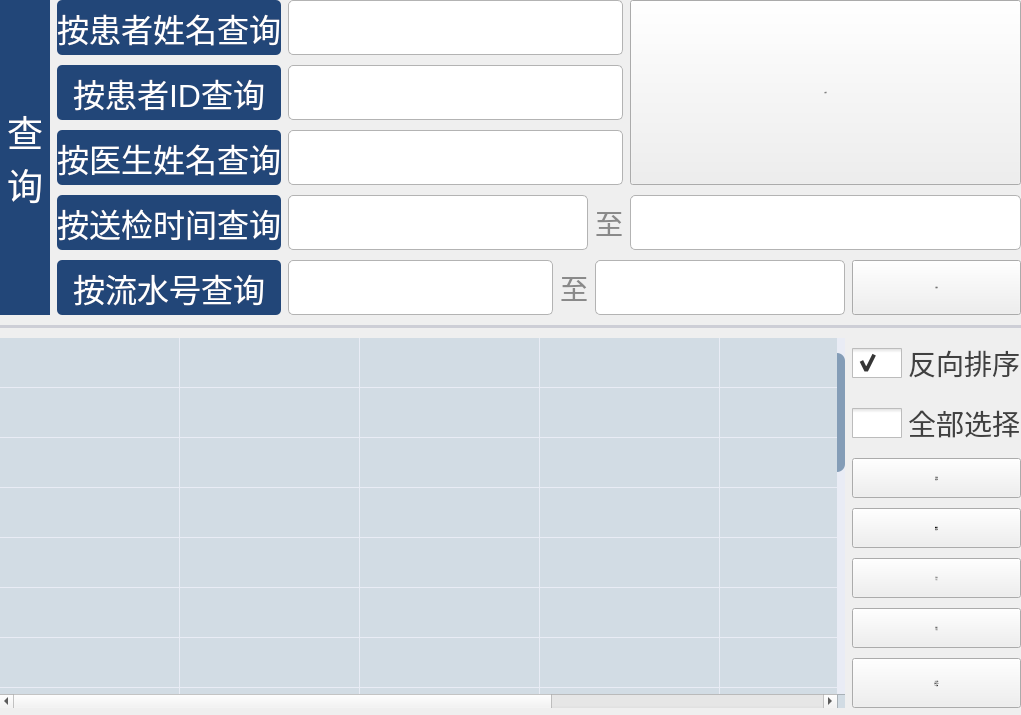
     <widget class="QWidget" name="page_1">
      <layout class="QGridLayout" name="gridLayout_2" rowstretch="1,1,1,1,1,1,1,1,3,3,3,3,3" columnstretch="0,3,3,0,1,1,1,2">
       <property name="leftMargin">
        <number>0</number>
       </property>
       <property name="topMargin">
        <number>0</number>
       </property>
       <property name="rightMargin">
        <number>0</number>
       </property>
       <property name="bottomMargin">
        <number>7</number>
       </property>
       <property name="horizontalSpacing">
        <number>7</number>
       </property>
       <property name="verticalSpacing">
        <number>10</number>
       </property>
       <item row="2" column="1">
        <widget class="QLabel" name="mLab_Colos_Doctor">
         <property name="minimumSize">
          <size>
           <width>50</width>
           <height>21</height>
          </size>
         </property>
         <property name="maximumSize">
          <size>
           <width>999999</width>
           <height>16777215</height>
          </size>
         </property>
         <property name="styleSheet">
          <string notr="true">QLabel
{
	background-color:rgb(34,70,120);
	border-radius: 5px;
font-size:32px; 
color:white;
}</string>
         </property>
         <property name="text">
          <string>按医生姓名查询</string>
         </property>
         <property name="alignment">
          <set>Qt::AlignCenter</set>
         </property>
        </widget>
       </item>
       <item row="6" column="7">
        <widget class="QCheckBox" name="mCheck_Record_Rank">
         <property name="minimumSize">
          <size>
           <width>0</width>
           <height>50</height>
          </size>
         </property>
         <property name="styleSheet">
          <string notr="true">QCheckBox
{
	color: rgb(64, 64, 64);
	font-size:28px;
}
QCheckBox::indicator{  
    width: 50px;  
    height: 30px;  
}  
  
QCheckBox::indicator:unchecked{  
    
	image: url(:/image/images/checkoff.png);
}  
  
QCheckBox::indicator:checked{  
    
	image: url(:/image/images/checkon.png);
}  
  
QCheckBox::indicator:checked:disabled{  
	image: url(:/image/images/checkoff.png);
}  </string>
         </property>
         <property name="text">
          <string>反向排序</string>
         </property>
         <property name="checked">
          <bool>true</bool>
         </property>
        </widget>
       </item>
       <item row="4" column="4" colspan="3">
        <widget class="QLineEdit" name="mEdit_End_Num">
         <property name="minimumSize">
          <size>
           <width>250</width>
           <height>55</height>
          </size>
         </property>
         <property name="styleSheet">
          <string notr="true">QLineEdit
{
	border: 1px solid #b3b3b3;         
	border-radius: 5px;
	font-size:28px;
	color: rgb(64, 64, 64);
}</string>
         </property>
        </widget>
       </item>
       <item row="7" column="7">
        <widget class="QCheckBox" name="mCheck_Record_Select">
         <property name="minimumSize">
          <size>
           <width>0</width>
           <height>50</height>
          </size>
         </property>
         <property name="styleSheet">
          <string notr="true">QCheckBox
{
	color: rgb(64, 64, 64);
	font-size:28px;
}
QCheckBox::indicator{  
    width: 50px;  
    height: 30px;  
}  
  
QCheckBox::indicator:unchecked{  
    
	image: url(:/image/images/checkoff.png);
}  
  
QCheckBox::indicator:checked{  
    
	image: url(:/image/images/checkon.png);
}  
  
QCheckBox::indicator:checked:disabled{  
	image: url(:/image/images/checkoff.png);
}  </string>
         </property>
         <property name="text">
          <string>全部选择</string>
         </property>
         <property name="checked">
          <bool>false</bool>
         </property>
        </widget>
       </item>
       <item row="4" column="2">
        <widget class="QLineEdit" name="mEdit_Origin_Num">
         <property name="minimumSize">
          <size>
           <width>250</width>
           <height>55</height>
          </size>
         </property>
         <property name="styleSheet">
          <string notr="true">QLineEdit
{
	border: 1px solid #b3b3b3;         
	border-radius: 5px;
	font-size:28px;
	color: rgb(64, 64, 64);
}</string>
         </property>
        </widget>
       </item>
       <item row="1" column="2" colspan="3">
        <widget class="QLineEdit" name="mEdit_SampleID">
         <property name="minimumSize">
          <size>
           <width>0</width>
           <height>55</height>
          </size>
         </property>
         <property name="styleSheet">
          <string notr="true">QLineEdit
{
	border: 1px solid #b3b3b3;         
	border-radius: 5px;
	font-size:28px;
	color: rgb(64, 64, 64);
}</string>
         </property>
        </widget>
       </item>
       <item row="9" column="7">
        <widget class="QPushButton" name="mBtn_Record_delete">
         <property name="sizePolicy">
          <sizepolicy hsizetype="Minimum" vsizetype="Minimum">
           <horstretch>0</horstretch>
           <verstretch>0</verstretch>
          </sizepolicy>
         </property>
         <property name="minimumSize">
          <size>
           <width>0</width>
           <height>40</height>
          </size>
         </property>
         <property name="maximumSize">
          <size>
           <width>16777215</width>
           <height>999999</height>
          </size>
         </property>
         <property name="font">
          <font>
           <pointsize>-1</pointsize>
          </font>
         </property>
         <property name="styleSheet">
          <string notr="true">QPushButton{ 
	border-radius:8px;
background-color:rgb(34,70,120);
font-size:28px; 
color:white;


}
QPushButton:hover{
font-size:28px; 
color:white;
}

QPushButton:pressed{
	background-color:rgb(241, 129, 1);
};
</string>
         </property>
         <property name="text">
          <string>删除所
选记录</string>
         </property>
        </widget>
       </item>
       <item row="3" column="4">
        <widget class="QLabel" name="label_44">
         <property name="maximumSize">
          <size>
           <width>28</width>
           <height>16777215</height>
          </size>
         </property>
         <property name="styleSheet">
          <string notr="true">QLabel
{
	color: rgb(137, 137, 137);
	font-size:28px;
}</string>
         </property>
         <property name="text">
          <string>至</string>
         </property>
        </widget>
       </item>
       <item row="10" column="7">
        <widget class="QPushButton" name="mBtn_Record_Import">
         <property name="sizePolicy">
          <sizepolicy hsizetype="Minimum" vsizetype="Minimum">
           <horstretch>0</horstretch>
           <verstretch>0</verstretch>
          </sizepolicy>
         </property>
         <property name="minimumSize">
          <size>
           <width>0</width>
           <height>40</height>
          </size>
         </property>
         <property name="maximumSize">
          <size>
           <width>16777215</width>
           <height>999999</height>
          </size>
         </property>
         <property name="font">
          <font>
           <pointsize>-1</pointsize>
          </font>
         </property>
         <property name="styleSheet">
          <string notr="true">QPushButton{ 
	border-radius:8px;
background-color:rgb(34,70,120);
font-size:28px; 
color:white;


}
QPushButton:hover{
font-size:28px; 
color:white;
}

QPushButton:pressed{
	background-color:rgb(241, 129, 1);
};
</string>
         </property>
         <property name="text">
          <string>批号
导入</string>
         </property>
        </widget>
       </item>
       <item row="4" column="1">
        <widget class="QLabel" name="mLab_Colos_Num">
         <property name="minimumSize">
          <size>
           <width>50</width>
           <height>21</height>
          </size>
         </property>
         <property name="maximumSize">
          <size>
           <width>999999</width>
           <height>16777215</height>
          </size>
         </property>
         <property name="styleSheet">
          <string notr="true">QLabel
{
	background-color:rgb(34,70,120);
	border-radius: 5px;
font-size:32px; 
color:white;
}</string>
         </property>
         <property name="text">
          <string>按流水号查询</string>
         </property>
         <property name="alignment">
          <set>Qt::AlignCenter</set>
         </property>
        </widget>
       </item>
       <item row="4" column="3">
        <widget class="QLabel" name="label_45">
         <property name="styleSheet">
          <string notr="true">QLabel
{
	color: rgb(137, 137, 137);
	font-size:28px;
}</string>
         </property>
         <property name="text">
          <string>至</string>
         </property>
        </widget>
       </item>
       <item row="0" column="0" rowspan="5">
        <widget class="QLabel" name="mLab_stateColos_3">
         <property name="minimumSize">
          <size>
           <width>50</width>
           <height>21</height>
          </size>
         </property>
         <property name="maximumSize">
          <size>
           <width>999999</width>
           <height>16777215</height>
          </size>
         </property>
         <property name="styleSheet">
          <string notr="true">QLabel
{
	background-color:rgb(34,70,120);
font-size:36px; 
color:white;
}



</string>
         </property>
         <property name="text">
          <string notr="true">查
询</string>
         </property>
         <property name="alignment">
          <set>Qt::AlignCenter</set>
         </property>
        </widget>
       </item>
       <item row="12" column="7">
        <widget class="QPushButton" name="mBtn_Record_up">
         <property name="sizePolicy">
          <sizepolicy hsizetype="Minimum" vsizetype="Minimum">
           <horstretch>0</horstretch>
           <verstretch>0</verstretch>
          </sizepolicy>
         </property>
         <property name="minimumSize">
          <size>
           <width>0</width>
           <height>50</height>
          </size>
         </property>
         <property name="maximumSize">
          <size>
           <width>16777215</width>
           <height>9999</height>
          </size>
         </property>
         <property name="font">
          <font>
           <pointsize>-1</pointsize>
          </font>
         </property>
         <property name="styleSheet">
          <string notr="true">QPushButton{ 
	border-radius:8px;
background-color:rgb(34,70,120);
font-size:28px; 
color:white;


}
QPushButton:hover{
font-size:28px; 
color:white;
}

QPushButton:pressed{
	background-color:rgb(241, 129, 1);
};
</string>
         </property>
         <property name="text">
          <string>上传所选
记录至HIS
LIS系统</string>
         </property>
        </widget>
       </item>
       <item row="4" column="7">
        <widget class="QPushButton" name="mBtn_Record_Reset">
         <property name="sizePolicy">
          <sizepolicy hsizetype="Minimum" vsizetype="Minimum">
           <horstretch>0</horstretch>
           <verstretch>0</verstretch>
          </sizepolicy>
         </property>
         <property name="minimumSize">
          <size>
           <width>0</width>
           <height>55</height>
          </size>
         </property>
         <property name="maximumSize">
          <size>
           <width>250</width>
           <height>55</height>
          </size>
         </property>
         <property name="font">
          <font>
           <pointsize>-1</pointsize>
          </font>
         </property>
         <property name="styleSheet">
          <string notr="true">QPushButton{ 
	border-radius:8px;
background-color:rgb(34,70,120);
font-size:26px; 
color:white;


}
QPushButton:hover{
font-size:26px; 
color:white;
}

QPushButton:pressed{
	background-color:rgb(241, 129, 1);
};
</string>
         </property>
         <property name="text">
          <string>重置</string>
         </property>
        </widget>
       </item>
       <item row="3" column="1">
        <widget class="QLabel" name="mLab_Colos_Time">
         <property name="minimumSize">
          <size>
           <width>50</width>
           <height>21</height>
          </size>
         </property>
         <property name="maximumSize">
          <size>
           <width>999999</width>
           <height>16777215</height>
          </size>
         </property>
         <property name="styleSheet">
          <string notr="true">QLabel
{
	background-color:rgb(34,70,120);
	border-radius: 5px;
font-size:32px; 
color:white;
}</string>
         </property>
         <property name="text">
          <string>按送检时间查询</string>
         </property>
         <property name="alignment">
          <set>Qt::AlignCenter</set>
         </property>
        </widget>
       </item>
       <item row="0" column="1">
        <widget class="QLabel" name="mLab_Colos_Name">
         <property name="minimumSize">
          <size>
           <width>50</width>
           <height>21</height>
          </size>
         </property>
         <property name="maximumSize">
          <size>
           <width>999999</width>
           <height>16777215</height>
          </size>
         </property>
         <property name="styleSheet">
          <string notr="true">QLabel
{
	background-color:rgb(34,70,120);
	border-radius: 5px;
font-size:32px; 
color:white;
}</string>
         </property>
         <property name="text">
          <string>按患者姓名查询</string>
         </property>
         <property name="alignment">
          <set>Qt::AlignCenter</set>
         </property>
        </widget>
       </item>
       <item row="0" column="5" rowspan="3" colspan="3">
        <widget class="QPushButton" name="mBtn_Record_Inquire">
         <property name="sizePolicy">
          <sizepolicy hsizetype="Minimum" vsizetype="Minimum">
           <horstretch>0</horstretch>
           <verstretch>0</verstretch>
          </sizepolicy>
         </property>
         <property name="minimumSize">
          <size>
           <width>0</width>
           <height>0</height>
          </size>
         </property>
         <property name="maximumSize">
          <size>
           <width>16777215</width>
           <height>16777215</height>
          </size>
         </property>
         <property name="font">
          <font>
           <pointsize>-1</pointsize>
          </font>
         </property>
         <property name="styleSheet">
          <string notr="true">QPushButton{ 
	border-radius:16px;
background-color:rgb(34,70,120);
font-size:42px; 
color:white;


}
QPushButton:hover{
font-size:42px; 
color:white;
}

QPushButton:pressed{
	background-color:rgb(241, 129, 1);
};
</string>
         </property>
         <property name="text">
          <string>查询</string>
         </property>
        </widget>
       </item>
       <item row="3" column="2" colspan="2">
        <widget class="QLineEdit" name="mEdit_Origin_Time">
         <property name="minimumSize">
          <size>
           <width>300</width>
           <height>55</height>
          </size>
         </property>
         <property name="styleSheet">
          <string notr="true">QLineEdit
{
	border: 1px solid #b3b3b3;         
	border-radius: 5px;
	font-size:28px;
	color: rgb(64, 64, 64);
}</string>
         </property>
        </widget>
       </item>
       <item row="6" column="0" rowspan="7" colspan="7">
        <widget class="QTableWidget" name="mTable_Record">
         <property name="styleSheet">
          <string notr="true">QTableWidget  QHeaderView::section
{

	background-color:rgb(31, 78, 121);
border:none;  
height:42px; 
color:white;
font-size:28px;
}
QTableWidget
{
background:rgb(210,220,228);
gridline-color:rgb(233,236,245);
font-size:28px; 
color:black; 
border:none;
border-bottom-right-radius:8px;
border-bottom-left-radius:8px;
}

QHeaderView::section:first{
border-top-left-radius:8px;
}
QHeaderView::section:last{
border-top-right-radius:8px;
}


/*  设置垂直滚动条基本样式*/
QScrollBar:vertical
{
    width:8px;
	background-color: rgb(233, 236, 245);
    margin:00px,0px,0px,0px;
    padding-top:15px;   /* 留出9px给上面和下面的箭头*/
    padding-bottom:5px;
}
QScrollBar::handle:vertical
{
    width:8px;
    background:rgba(31, 78, 121,50%);
	border-bottom-right-radius:8px;
	border-top-right-radius:8px;
    min-height:0;
}
QScrollBar::handle:vertical:hover
{
    width:8px;
    background:rgba(31, 78, 121,70%);   /*  鼠标放到滚动条上的时候，颜色变深*/
	border-bottom-right-radius:8px;
	border-top-right-radius:8px;
    min-height:0;
}
QScrollBar::add-page:vertical,QScrollBar::sub-page:vertical   /* 当滚动条滚动的时候，上面的部分和下面的部分*/
{
    background:rgba(0,0,0,0%);
    border-radius:4px;
}
QScrollBar::add-line:vertical
{
    height: 0px;
    subcontrol-origin:margin;
}

QScrollBar::up-arrow:vertical 
{
    subcontrol-origin: margin;
    height: 0px;
    border:0 0 0 0;
    border-image: url(:images/6.png);
}
QScrollBar::sub-line:vertical 
{
    height: 0px;
    subcontrol-origin:margin;
}

QScrollBar::down-arrow:vertical 
{
    subcontrol-origin: margin;
    height: 0px;
    border-image: url(:images/7.png);
}


</string>
         </property>
         <property name="inputMethodHints">
          <set>Qt::ImhNone</set>
         </property>
         <property name="editTriggers">
          <set>QAbstractItemView::NoEditTriggers</set>
         </property>
         <property name="selectionMode">
          <enum>QAbstractItemView::SingleSelection</enum>
         </property>
         <property name="selectionBehavior">
          <enum>QAbstractItemView::SelectRows</enum>
         </property>
         <property name="textElideMode">
          <enum>Qt::ElideMiddle</enum>
         </property>
         <property name="verticalScrollMode">
          <enum>QAbstractItemView::ScrollPerPixel</enum>
         </property>
         <property name="horizontalScrollMode">
          <enum>QAbstractItemView::ScrollPerPixel</enum>
         </property>
         <attribute name="horizontalHeaderVisible">
          <bool>false</bool>
         </attribute>
         <attribute name="horizontalHeaderDefaultSectionSize">
          <number>180</number>
         </attribute>
         <attribute name="horizontalHeaderHighlightSections">
          <bool>false</bool>
         </attribute>
         <attribute name="horizontalHeaderStretchLastSection">
          <bool>true</bool>
         </attribute>
         <attribute name="verticalHeaderVisible">
          <bool>false</bool>
         </attribute>
         <attribute name="verticalHeaderDefaultSectionSize">
          <number>50</number>
         </attribute>
         <attribute name="verticalHeaderHighlightSections">
          <bool>true</bool>
         </attribute>
         <row>
          <property name="text">
           <string>新建行</string>
          </property>
         </row>
         <row>
          <property name="text">
           <string>新建行</string>
          </property>
         </row>
         <row>
          <property name="text">
           <string>新建行</string>
          </property>
         </row>
         <row>
          <property name="text">
           <string>新建行</string>
          </property>
         </row>
         <row>
          <property name="text">
           <string>新建行</string>
          </property>
         </row>
         <row>
          <property name="text">
           <string>新建行</string>
          </property>
         </row>
         <row>
          <property name="text">
           <string>新建行</string>
          </property>
         </row>
         <row>
          <property name="text">
           <string>新建行</string>
          </property>
         </row>
         <row>
          <property name="text">
           <string>新建行</string>
          </property>
         </row>
         <row>
          <property name="text">
           <string>新建行</string>
          </property>
         </row>
         <row>
          <property name="text">
           <string>新建行</string>
          </property>
         </row>
         <row>
          <property name="text">
           <string>新建行</string>
          </property>
         </row>
         <row>
          <property name="text">
           <string>新建行</string>
          </property>
         </row>
         <row>
          <property name="text">
           <string>新建行</string>
          </property>
         </row>
         <row>
          <property name="text">
           <string>新建行</string>
          </property>
         </row>
         <row>
          <property name="text">
           <string>新建行</string>
          </property>
         </row>
         <row>
          <property name="text">
           <string>新建行</string>
          </property>
         </row>
         <row>
          <property name="text">
           <string>新建行</string>
          </property>
         </row>
         <row>
          <property name="text">
           <string>新建行</string>
          </property>
         </row>
         <row>
          <property name="text">
           <string>新建行</string>
          </property>
         </row>
         <column>
          <property name="text">
           <string>选择</string>
          </property>
         </column>
         <column>
          <property name="text">
           <string>流水号</string>
          </property>
         </column>
         <column>
          <property name="text">
           <string>姓名</string>
          </property>
         </column>
         <column>
          <property name="text">
           <string>样本ID</string>
          </property>
         </column>
         <column>
          <property name="text">
           <string>试剂批号</string>
          </property>
         </column>
         <column>
          <property name="text">
           <string>检测结果</string>
          </property>
         </column>
         <column>
          <property name="text">
           <string>送检时间</string>
          </property>
         </column>
         <item row="0" column="3">
          <property name="text">
           <string/>
          </property>
         </item>
         <item row="0" column="6">
          <property name="text">
           <string/>
          </property>
         </item>
        </widget>
       </item>
       <item row="3" column="5" colspan="3">
        <widget class="QLineEdit" name="mEdit_End_Time">
         <property name="minimumSize">
          <size>
           <width>300</width>
           <height>55</height>
          </size>
         </property>
         <property name="styleSheet">
          <string notr="true">QLineEdit
{
	border: 1px solid #b3b3b3;         
	border-radius: 5px;
	font-size:28px;
	color: rgb(64, 64, 64);
}</string>
         </property>
        </widget>
       </item>
       <item row="2" column="2" colspan="3">
        <widget class="QLineEdit" name="mEdit_Doctor">
         <property name="minimumSize">
          <size>
           <width>0</width>
           <height>55</height>
          </size>
         </property>
         <property name="styleSheet">
          <string notr="true">QLineEdit
{
	border: 1px solid #b3b3b3;         
	border-radius: 5px;
	font-size:28px;
	color: rgb(64, 64, 64);
}</string>
         </property>
        </widget>
       </item>
       <item row="8" column="7">
        <widget class="QPushButton" name="mBtn_Record_Print">
         <property name="sizePolicy">
          <sizepolicy hsizetype="Minimum" vsizetype="Minimum">
           <horstretch>0</horstretch>
           <verstretch>0</verstretch>
          </sizepolicy>
         </property>
         <property name="minimumSize">
          <size>
           <width>0</width>
           <height>40</height>
          </size>
         </property>
         <property name="maximumSize">
          <size>
           <width>200</width>
           <height>99999</height>
          </size>
         </property>
         <property name="font">
          <font>
           <pointsize>-1</pointsize>
          </font>
         </property>
         <property name="styleSheet">
          <string notr="true">QPushButton{ 
	border-radius:8px;
background-color:rgb(34,70,120);
font-size:28px; 
color:white;


}
QPushButton:hover{
font-size:28px; 
color:white;
}

QPushButton:pressed{
	background-color:rgb(241, 129, 1);
};
</string>
         </property>
         <property name="text">
          <string>打印所
选记录</string>
         </property>
        </widget>
       </item>
       <item row="11" column="7">
        <widget class="QPushButton" name="mBtn_Table_Derive">
         <property name="sizePolicy">
          <sizepolicy hsizetype="Minimum" vsizetype="Minimum">
           <horstretch>0</horstretch>
           <verstretch>0</verstretch>
          </sizepolicy>
         </property>
         <property name="minimumSize">
          <size>
           <width>0</width>
           <height>40</height>
          </size>
         </property>
         <property name="maximumSize">
          <size>
           <width>16777215</width>
           <height>9999999</height>
          </size>
         </property>
         <property name="font">
          <font>
           <pointsize>-1</pointsize>
          </font>
         </property>
         <property name="styleSheet">
          <string notr="true">QPushButton{ 
	border-radius:8px;
background-color:rgb(34,70,120);
font-size:28px; 
color:white;


}
QPushButton:hover{
font-size:28px; 
color:white;
}

QPushButton:pressed{
	background-color:rgb(241, 129, 1);
};
</string>
         </property>
         <property name="text">
          <string>数据
导出</string>
         </property>
        </widget>
       </item>
       <item row="0" column="2" colspan="3">
        <widget class="QLineEdit" name="mEdit_Name">
         <property name="minimumSize">
          <size>
           <width>0</width>
           <height>55</height>
          </size>
         </property>
         <property name="styleSheet">
          <string notr="true">QLineEdit
{
	border: 1px solid #b3b3b3;         
	border-radius: 5px;
	font-size:28px;
	color: rgb(64, 64, 64);
}</string>
         </property>
        </widget>
       </item>
       <item row="1" column="1">
        <widget class="QLabel" name="mLab_Colos_ID">
         <property name="minimumSize">
          <size>
           <width>50</width>
           <height>21</height>
          </size>
         </property>
         <property name="maximumSize">
          <size>
           <width>999999</width>
           <height>16777215</height>
          </size>
         </property>
         <property name="styleSheet">
          <string notr="true">QLabel
{
	background-color:rgb(34,70,120);
	border-radius: 5px;
font-size:32px; 
color:white;
}</string>
         </property>
         <property name="text">
          <string>按患者ID查询</string>
         </property>
         <property name="alignment">
          <set>Qt::AlignCenter</set>
         </property>
        </widget>
       </item>
       <item row="5" column="0" colspan="8">
        <widget class="QLabel" name="mLab_stateColos_9">
         <property name="minimumSize">
          <size>
           <width>50</width>
           <height>3</height>
          </size>
         </property>
         <property name="maximumSize">
          <size>
           <width>16777215</width>
           <height>3</height>
          </size>
         </property>
         <property name="styleSheet">
          <string notr="true">QLabel
{
	background-color:rgb(205,206,214);
}</string>
         </property>
         <property name="text">
          <string/>
         </property>
         <property name="alignment">
          <set>Qt::AlignCenter</set>
         </property>
        </widget>
       </item>
      </layout>
     </widget>
